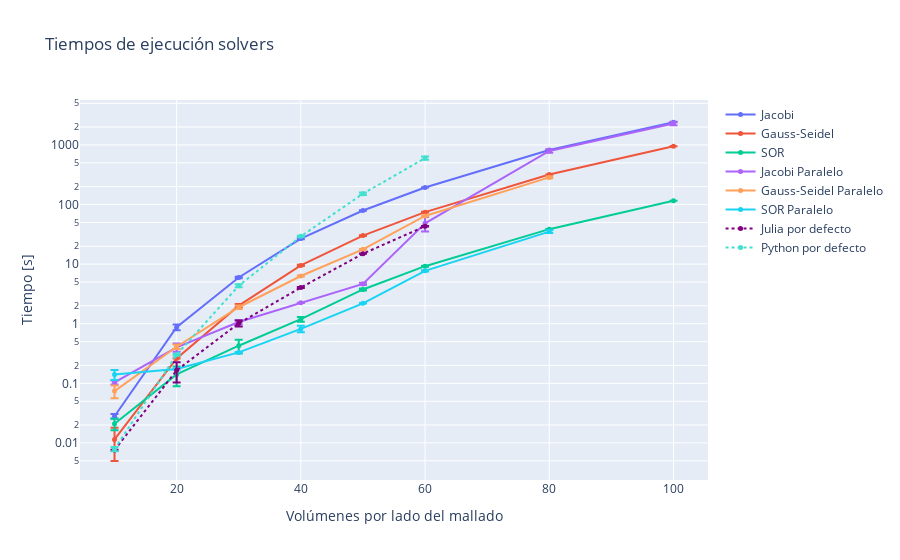

Notebook code for this chart:
### Code cell
fig = go.Figure()
for idx, solver in enumerate(solvers):
    fig.add_trace(go.Scatter(x=solver["volumenes"], y=solver[" media"], mode='markers+lines', 
                             name=solver_names[idx], marker={"size":5},
                             error_y=dict(
                                type='data',
                                array=solver[" desviacion_estandar"],
                                visible=True)))
fig.add_trace(go.Scatter(x=eqsystem_julia["volumenes"], y=eqsystem_julia[" media"], mode='lines+markers',
                         name="Julia por defecto", marker={"color":"purple", "size" : 5}, line={"dash":"dot"},
                         error_y=dict(
                                type='data',
                                array=eqsystem_julia[" desviacion_estandar"],
                                visible=True)))
fig.add_trace(go.Scatter(x=eqsystem_python["volumenes"], y=eqsystem_python[" media"], mode='lines+markers',
                         name="Python por defecto", marker={"color":"turquoise", "size" : 5}, 
                         line={"color":"turquoise", "dash":"dot"},
                         error_y=dict(
                                type='data',
                                array=eqsystem_python[" desviacion_estandar"],
                                visible=True)))

fig.update_yaxes(type="log")
fig.update_layout(
    title="Tiempos de ejecución solvers",
    xaxis_title="Volúmenes por lado del mallado",
    yaxis_title="Tiempo [s]",
)
fig.show()

### Figure 1 — Plotly figure (JSON) as saved in the notebook; plotly's stock layout.template omitted (floating-point values rounded to 4 significant figures)
{"data": [{"error_y": {"array": [0.002346, 0.09622, 0.1931, 0.7243, 0.9793, 1.095, 2.009, 20.08], "type": "data", "visible": true}, "marker": {"size": 5}, "mode": "markers+lines", "name": "Jacobi", "type": "scatter", "x": [10, 20, 30, 40, 50, 60, 80, 100], "y": [0.02809, 0.8739, 5.97, 26.9, 79.5, 193.7, 821.9, 2415.0]}, {"error_y": {"array": [0.006485, 0.001782, 0.1253, 0.2026, 0.4481, 0.9465, 1.081, 2.782], "type": "data", "visible": true}, "marker": {"size": 5}, "mode": "markers+lines", "name": "Gauss-Seidel", "type": "scatter", "x": [10, 20, 30, 40, 50, 60, 80, 100], "y": [0.01146, 0.2617, 2.011, 9.527, 30.17, 74.59, 318.8, 952.3]}, {"error_y": {"array": [0.004631, 0.05158, 0.1107, 0.1074, 0.1586, 0.1812, 0.332, 0.3599], "type": "data", "visible": true}, "marker": {"size": 5}, "mode": "markers+lines", "name": "SOR", "type": "scatter", "x": [10, 20, 30, 40, 50, 60, 80, 100], "y": [0.02094, 0.1409, 0.4278, 1.191, 3.759, 9.243, 38.63, 115.7]}, {"error_y": {"array": [0.007722, 0.0627, 0.08679, 0.01428, 0.2037, 13.33, 55.36, 156.5], "type": "data", "visible": true}, "marker": {"size": 5}, "mode": "markers+lines", "name": "Jacobi Paralelo", "type": "scatter", "x": [10, 20, 30, 40, 50, 60, 80, 100], "y": [0.1035, 0.4014, 1.072, 2.242, 4.658, 48.46, 792.2, 2287.0]}, {"error_y": {"array": [0.0182, 0.03588, 0.1238, 0.1073, 0.2743, 0.5583, 10.09], "type": "data", "visible": true}, "marker": {"size": 5}, "mode": "markers+lines", "name": "Gauss-Seidel Paralelo", "type": "scatter", "x": [10, 20, 30, 40, 50, 60, 80], "y": [0.07413, 0.4109, 1.892, 6.321, 17.7, 64.37, 285.6]}, {"error_y": {"array": [0.02707, 0.00356, 0.003972, 0.1033, 0.02154, 0.187, 1.794], "type": "data", "visible": true}, "marker": {"size": 5}, "mode": "markers+lines", "name": "SOR Paralelo", "type": "scatter", "x": [10, 20, 30, 40, 50, 60, 80], "y": [0.1408, 0.1734, 0.3303, 0.8198, 2.2, 7.712, 35.14]}, {"error_y": {"array": [0.0001092, 0.06156, 0.1216, 0.08053, 0.07276, 0.4056], "type": "data", "visible": true}, "line": {"dash": "dot"}, "marker": {"color": "purple", "size": 5}, "mode": "lines+markers", "name": "Julia por defecto", "type": "scatter", "x": [10, 20, 30, 40, 50, 60], "y": [0.00759, 0.1653, 1.017, 4.051, 14.95, 43.16]}, {"error_y": {"array": [0.0006336, 0.00952, 0.2481, 0.5923, 7.031, 36.1], "type": "data", "visible": true}, "line": {"color": "turquoise", "dash": "dot"}, "marker": {"color": "turquoise", "size": 5}, "mode": "lines+markers", "name": "Python por defecto", "type": "scatter", "x": [10, 20, 30, 40, 50, 60], "y": [0.007879, 0.3017, 4.34, 29.26, 151.8, 603.2]}], "layout": {"title": {"text": "Tiempos de ejecución solvers"}, "xaxis": {"title": {"text": "Volúmenes por lado del mallado"}}, "yaxis": {"title": {"text": "Tiempo [s]"}, "type": "log"}}}
